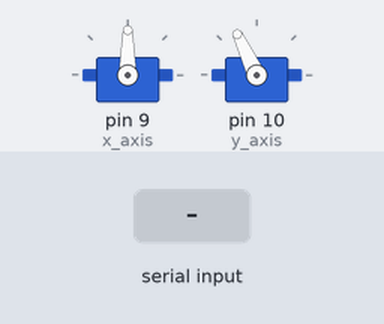
This sketch was run on a simulated Arduino Uno, built with avr-gcc and run on an emulated ATmega328P. On the bench: 2 × servo. Inputs (shaded band) come from the test bench.

Above: at 1.2 s.
1.3 s: "90,45\n" received over Serial
At 1.8 s:
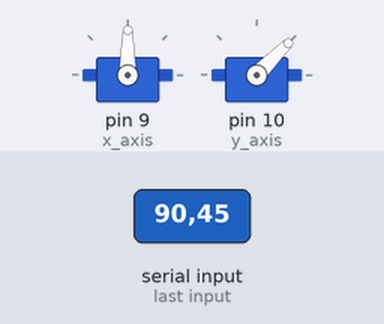
2.8 s: "30,150\n" received over Serial
At 4.0 s:
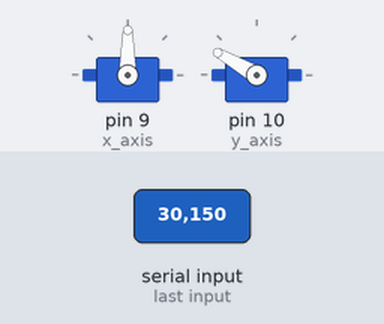
4.3 s: "5\n" received over Serial
At 5.3 s:
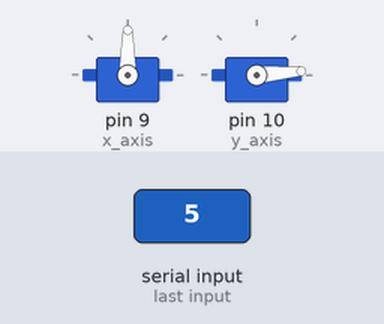
5.8 s: "200\n" received over Serial
At 6.4 s:
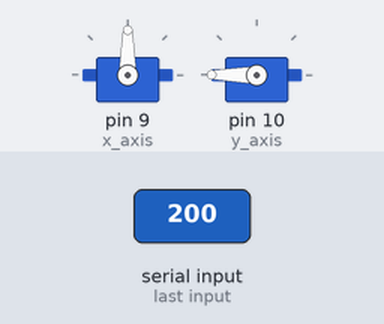
7.3 s: "90\n" received over Serial
At 8.7 s:
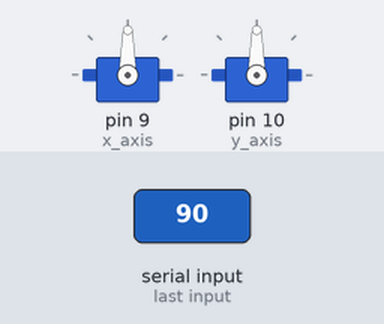
Timing chart, 0 to 9.8 s (numbered marks = the images above; inputs shaded):
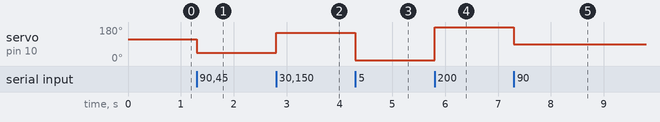

The sketch:

x_y_servo.ino
```cpp
#include <Servo.h>

Servo x_axis;
Servo y_axis;

long int data;

void setup() {
  Serial.begin(115200);

  x_axis.attach(9);
  x_axis.write(90);

  y_axis.attach(10);
  y_axis.write(115);
}

void loop() {
   if(Serial.available() > 2){
    data =Serial.parseInt();

    if (data < 0){
      x_axis.write(-1 * data);
     }

    else{
      y_axis.write(data);
     }
   }
}
```

Measured:
- after the input at 1.3 s, servo on pin 10 (y_axis): 115° → 45° at once
- after the input at 2.8 s, servo on pin 10 (y_axis): 45° → 150° at once
- after the input at 4.3 s, servo on pin 10 (y_axis): 150° → 5° at once
- after the input at 5.8 s, servo on pin 10 (y_axis): 5° → 180° at once
- after the input at 7.3 s, servo on pin 10 (y_axis): 180° → 90° at once
